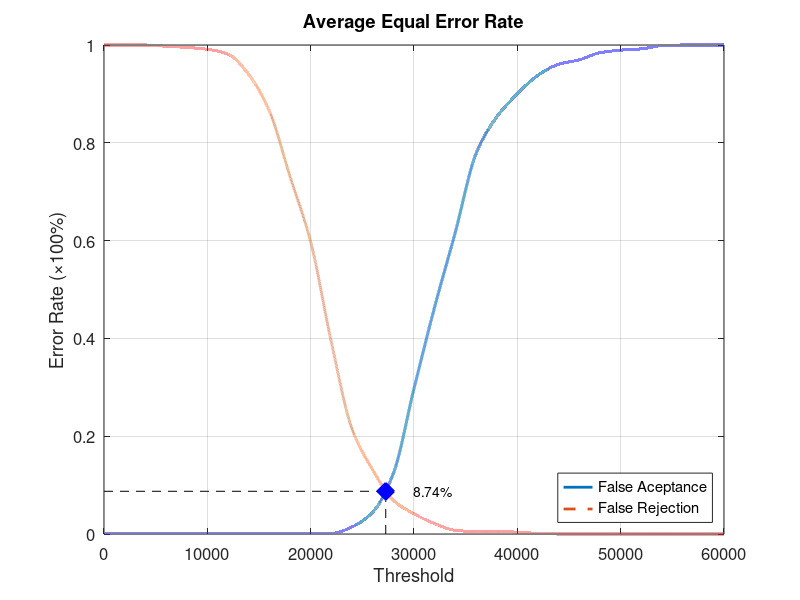
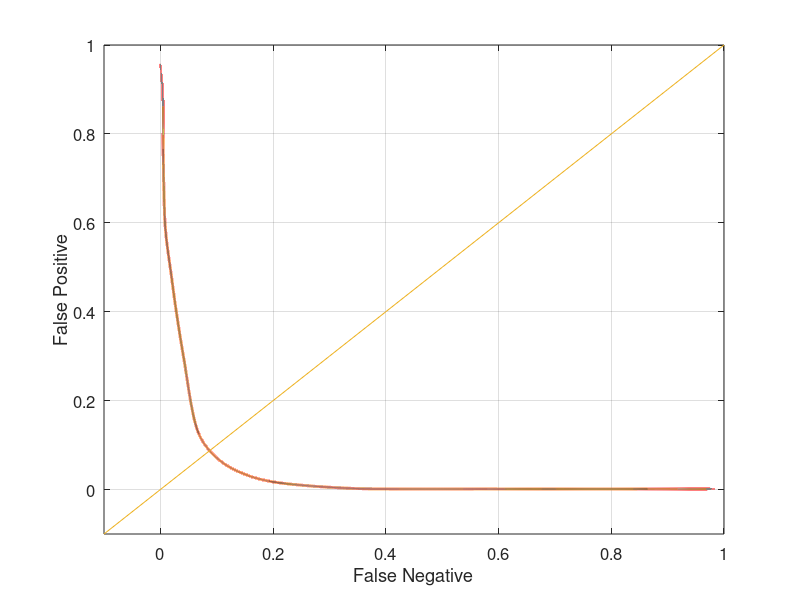

Reproduce these figures in MATLAB, in order.
function yEER = Experiment3Average
close all;
clear;
clc;
x = 0:2000:60000;
xq = 0:0.5:60000;

y0 = [0 0.00131579 0.00131579 0.00131579 0.00131579 0.00131579 0.00131579 0.00131579 0.00131579 0.00131579 0.00131579 0.00131579 0.0144737 0.0447368 0.123684 0.297368 0.464474 0.617105 0.777632 0.852632 0.9 0.938158 0.960526 0.969737 0.984211 0.989474 0.992105 0.998684 1 1 1];
yy0 = interp1(x, y0, xq, 'pchip');
y1 = [1 1 1 0.9975 0.995 0.99125 0.98125 0.94 0.865 0.73125 0.5975 0.3925 0.215 0.13125 0.06875 0.04125 0.02125 0.0075 0.005 0.005 0.00375 0.00125 0 0 0 0 0 0 0 0 0];
yy1 = interp1(x, y1, xq, 'pchip');

% Calculating EER: 
y2 = abs(y0 - y1);
find(y2 == min(y2))
yy2 = abs(yy0 - yy1);
xEER = find(yy2 == min(yy2));
xEERIndex = xq(xEER) % X-axis EER
yEER = yy0(xEER) % Y-axis EER

main = figure
plot(xq, yy0,'-','LineWidth', 2);	hold on
plot(xq, yy1,'--','LineWidth', 2);	hold on
plot([xEERIndex xEERIndex], [0 yEER], 'k--');	hold on
plot([0 xEERIndex], [yEER yEER], 'k--');	hold on
plot(xEERIndex, yEER, 'bx', 'LineWidth', 10);	hold on
text(xEERIndex + 10 * xEERIndex / 100, yEER, [num2str(round((10000 * yEER)) / 100) '%'])
legend('False Aceptance', 'False Rejection', 'Location', 'SouthEast')
xlabel('Threshold')
ylabel('Error Rate (\times100%)')
title('Average Equal Error Rate')
set(gca, 'FontSize', 12)
axis([0 60000 0 1])
grid on

print(main, 'Experiment3AverageMain', '-dpng');
FNRxFPR = figure('Color', [1 1 1]);
plot(yy1, yy0, '-', yy1, yy0, 'LineWidth', 2);
hold on
y = -0.1:0.1:1
plot(y, y); 
set(gca, 'FontSize', 12)
xlabel('False Negative')
ylabel('False Positive')
axis([-0.1 1 -0.1 1])
set(gca, 'FontSize', 12)
grid on

print(FNRxFPR, 'Experiment3AverageFNRxFPR','-dpng');
end
